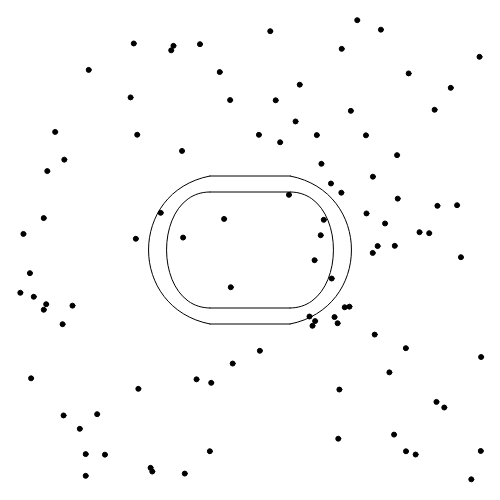
Frame 1 (no input)
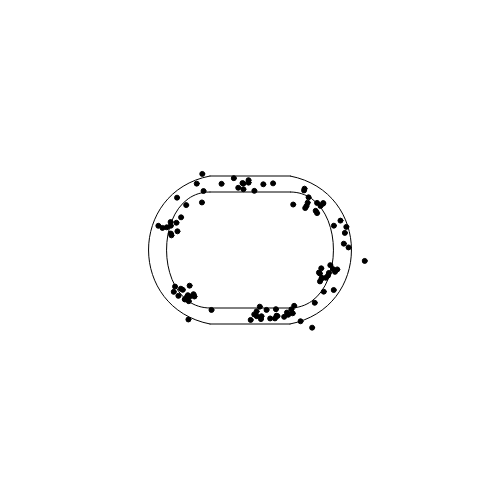
Frame 60 (no input)
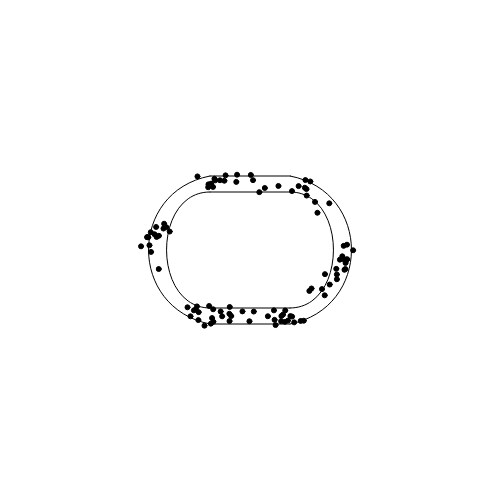
Frame 120 (the mouse pressed at the canvas centre since frame 60)

The p5.js sketch that drew these frames (run headless with seeded random() and noise() and a simulated clock; from frame 60 on, the mouse is pressed at the canvas centre):

// p5.js sketch
// ── sketch.js
let writer =  p5.prototype.createWriter('output.txt');
let stopExec = 0;
writer.write(["humans","neighhbours","array length","density", 
              "speed\n"])
let Scene = {
  w: 500, h : 500, swarm : [], t : 0, racetrack : 0, nr_humans : 100, neighbour_distance : 0,
  neighbours : function (x){
    let r = []
    for (let p of this.swarm){
      if(dist(p.pos.x,p.pos.y,x.x,x.y) <= this.neighbour_distance){
        r.push(p)
      }
    }
    return r
  },
  wrap: function (x){
    if(x.x < 0) x.x += this.w
    if(x.y < 0) x.y += this.h
    if(x.x >= this.w) x.x -= this.w
    if(x.y >= this.h) x.y -= this.h
  }
  
}

class Metrics{
  constructor(){
    this.speedarray = []
    this.densityarray = []
    this.nrhumans = 0
  }
}

class RaceTrack{
  constructor(){
    this.centerpos = createVector(Scene.w/2, Scene.h/2)
    this.circleRadius = 58
    this.lineLength = 80
    this.racetrackHeight = 16
    this.racetrackWidth = 24
    this.width = 1
    let halfLineLength = this.lineLength/2
    
    // Outer Points
    // ===================
    // Left Outer Anchor and Control points
    this.leftUpperOuterAnchor = createVector(this.centerpos.x - halfLineLength, 
                                            this.centerpos.y - this.circleRadius - this.racetrackHeight)
    this.leftUpperOuterControl = createVector(this.centerpos.x - halfLineLength - this.circleRadius - this.racetrackWidth, 
                                              this.centerpos.y - this.circleRadius)
    this.leftLowerOuterControl = createVector(this.centerpos.x - halfLineLength - this.circleRadius - this.racetrackWidth, 
                                              this.centerpos.y + this.circleRadius)
    this.leftLowerOuterAnchor = createVector(this.centerpos.x - halfLineLength, 
                                            this.centerpos.y + this.circleRadius + this.racetrackHeight)
    
    // Right Outer Anchor and Control points
    this.rightUpperOuterAnchor = createVector(this.centerpos.x + halfLineLength, 
                                             this.centerpos.y - this.circleRadius - this.racetrackHeight)
    this.rightUpperOuterControl = createVector(this.centerpos.x + halfLineLength + this.circleRadius + this.racetrackWidth, 
                                               this.centerpos.y - this.circleRadius)
    this.rightLowerOuterControl = createVector(this.centerpos.x + halfLineLength + this.circleRadius + this.racetrackWidth, 
                                               this.centerpos.y + this.circleRadius)
    this.rightLowerOuterAnchor = createVector(this.centerpos.x + halfLineLength, 
                                             this.centerpos.y + this.circleRadius + this.racetrackHeight)
    
    // Inner Points
    // ===================
    // Left Inner Anchor and Control points
    this.leftUpperInnerAnchor = createVector(this.leftUpperOuterAnchor.x, this.leftUpperOuterAnchor.y + this.racetrackHeight)
    this.leftUpperInnerControl = createVector(this.leftUpperOuterControl.x + this.racetrackWidth, 
                                              this.leftUpperOuterControl.y)
    this.leftLowerInnerControl = createVector(this.leftLowerOuterControl.x + this.racetrackWidth, 
                                              this.leftLowerOuterControl.y)
    this.leftLowerInnerAnchor = createVector(this.leftLowerOuterAnchor.x, this.leftLowerOuterAnchor.y - this.racetrackHeight)
    
    // Right Inner Anchor and Control points
    this.rightUpperInnerAnchor = createVector(this.rightUpperOuterAnchor.x, this.rightUpperOuterAnchor.y + this.racetrackHeight)
    this.rightUpperInnerControl = createVector(this.rightUpperOuterControl.x - this.racetrackWidth, 
                                              this.rightUpperOuterControl.y)
    this.rightLowerInnerControl = createVector(this.rightLowerOuterControl.x - this.racetrackWidth, 
                                              this.rightLowerOuterControl.y)
    this.rightLowerInnerAnchor = createVector(this.rightLowerOuterAnchor.x, this.rightLowerOuterAnchor.y - this.racetrackHeight)
  }
  
  draw_track(leftUpperAnchor, leftUpperControl, leftLowerControl, leftLowerAnchor,
             rightUpperAnchor, rightUpperControl, rightLowerControl, rightLowerAnchor){
      // Draw the left half circle of the racetrack
    noFill();
    strokeWeight(this.width);
    bezier(leftUpperAnchor.x, leftUpperAnchor.y,
           leftUpperControl.x, leftUpperControl.y, 
           leftLowerControl.x, leftLowerControl.y,
           leftLowerAnchor.x, leftLowerAnchor.y);

    // Draw the right half circle of the racetrack
    noFill();
    bezier(rightUpperAnchor.x, rightUpperAnchor.y,
       rightUpperControl.x, rightUpperControl.y, 
       rightLowerControl.x, rightLowerControl.y,
       rightLowerAnchor.x, rightLowerAnchor.y);

    // Draw the straight line connecting the half circles
    line(leftUpperAnchor.x, leftUpperAnchor.y, rightUpperAnchor.x, rightUpperAnchor.y);
    line(leftLowerAnchor.x, leftLowerAnchor.y, rightLowerAnchor.x, rightLowerAnchor.y);
    strokeWeight(1);
  }
  
  draw(){
    // Draw inner track
    this.draw_track(this.leftUpperInnerAnchor, this.leftUpperInnerControl, this.leftLowerInnerControl, this.leftLowerInnerAnchor, this.rightUpperInnerAnchor, this.rightUpperInnerControl, this.rightLowerInnerControl, this.rightLowerInnerAnchor)
    // Draw outer track
    this.draw_track(this.leftUpperOuterAnchor, this.leftUpperOuterControl, this.leftLowerOuterControl, this.leftLowerOuterAnchor, this.rightUpperOuterAnchor, this.rightUpperOuterControl, this.rightLowerOuterControl, this.rightLowerOuterAnchor)
  }
}

class Human{
  constructor(){
    this.pos  = createVector (random(0,Scene.w),random(0,Scene.h))
    
    this.dir = p5.Vector.random2D()
    this.tin = 0
    this.tout = 0
    this.speed = 0
    this.density = []
    this.length = 40

  }
  step(){
    let N=0, avg_sin = 0, avg_cos = 0, avg_p = createVector(0,0), avg_d = createVector(0,0)
    for (let n of Scene.neighbours(this.pos)){
      avg_p.add(n.pos)
      if(n != this){
        let away = p5.Vector.sub(this.pos,n.pos)
      away.div(away.magSq())
        avg_d.add(away)
      }
      
      avg_sin += Math.sin(n.dir.heading())
      avg_cos += Math.cos(n.dir.heading())
      N++
    }
    avg_sin /= N; avg_cos /=N; avg_p.div(N); avg_d.div(N); avg_d.mult(30)
    
    let avg_angle = Math.atan2(avg_sin, avg_cos)
    avg_angle += random(-0.25,0.25)
    //this.dir = p5.Vector.fromAngle(avg_angle)
    
    let cohesion = p5.Vector.sub(avg_p, this.pos)
    cohesion.div(10)
    
    let racetrack_force = p5.Vector.sub(this.racetrack_force_vec(Scene.racetrack), this.pos)
    racetrack_force.div(10)
    
    let clockwise_target = this.clockwise_force_vec(Scene.racetrack)
    let clockwise_distance = dist(this.pos.x, this.pos.y, clockwise_target.x, clockwise_target.y)
    let clockwise_force = p5.Vector.sub(clockwise_target, this.pos)
    clockwise_force.div(clockwise_distance)
    clockwise_force.div(10)
    
    this.dir = clockwise_force
    this.dir.add(racetrack_force)
    //ablation study: comment lines below
    this.dir.add(p5.Vector.fromAngle(avg_angle))
    this.dir.add(cohesion)
    this.dir.add(avg_d)
    
    let npos = createVector(0,0) //new position
    npos.add(this.pos)
    npos.add(this.dir)

    let vpos = this.pos //old position
    
    // Crosses starting line
    if (Scene.racetrack.rightLowerOuterAnchor.y + 10 > npos.y && npos.y> Scene.racetrack.rightLowerInnerAnchor.y - 10){
      
      if (vpos.x > Scene.racetrack.rightLowerOuterAnchor.x - Scene.racetrack.lineLength/4 && npos.x < Scene.racetrack.rightLowerOuterAnchor.x - Scene.racetrack.lineLength/4){
            this.tin = Scene.t
            Scene.metrics.nrhumans += 1
      }
    }
    
    // Keep track of density while being in measurement area
    if (Scene.racetrack.rightLowerOuterAnchor.y + 10 > npos.y && npos.y> Scene.racetrack.rightLowerInnerAnchor.y - 10){

      if (Scene.racetrack.rightLowerOuterAnchor.x - Scene.racetrack.lineLength/4 > npos.x && npos.x > Scene.racetrack.leftLowerOuterAnchor.x + Scene.racetrack.lineLength/4){

        this.density.push(Scene.metrics.nrhumans)

      }
    }
    // Checks if spawned within measurement area
    if(this.tin != 0){
      // Crosses ending line
      if (Scene.racetrack.rightLowerOuterAnchor.y + 10 > npos.y && npos.y> Scene.racetrack.rightLowerInnerAnchor.y - 10){
        if (vpos.x > Scene.racetrack.leftLowerOuterAnchor.x + Scene.racetrack.lineLength/4 && npos.x < Scene.racetrack.leftLowerOuterAnchor.x + Scene.racetrack.lineLength/4){

              this.tout = Scene.t
              Scene.metrics.nrhumans -= 1
              this.speed = this.length/(this.tout-this.tin)
              //generate output to plot
              Scene.metrics.speedarray.push(this.speed)
              const sum = this.density.reduce((a, b) => a + b, 0);
              const avg = (sum / this.density.length) || 0;
              let locdensity = avg / this.length
              Scene.metrics.densityarray.push(locdensity)

              //reset speed and density of this particle
              this.speed = 0
              this.density = []
            }
      }
    }
    this.pos.add(this.dir)
    Scene.wrap(this.pos)
  }
  
  draw(){
    fill(0)
    ellipse(this.pos.x, this.pos.y, 5, 5)
  }
  within_rectangle(leftUpper,rightLower){
    return (this.pos.x <= rightLower.x && 
       this.pos.x >= leftUpper.x && 
       this.pos.y <= rightLower.y &&
       this.pos.y >= leftUpper.y)
  }
  
  closest_point_on_curve(anchor1, control1, control2, anchor2){
    let t = 0.5
    let x = bezierPoint(anchor1.x, control1.x, control2.x, anchor2.x, t)
    let y = bezierPoint(anchor1.y, control1.y, control2.y, anchor2.y, t)
    let middlePoint = createVector(x,y)
    let consideredPoints = [createVector(anchor1.x, anchor1.y),
                            createVector(anchor2.x, anchor2.y), middlePoint]
    let distances = []
    for (let i = 0; i<10; i++){
      distances = []
      for (let p of consideredPoints){
        distances.push(dist(this.pos.x,this.pos.y,p.x,p.y))
      }
      if(distances[0] > distances[2]){
        consideredPoints[0] = consideredPoints[1]
        t += t/2
      } else {
        consideredPoints[2] = consideredPoints[1]
        t -= t/2
      }
      x = bezierPoint(anchor1.x, control1.x, control2.x, anchor2.x, t)
      y = bezierPoint(anchor1.y, control1.y, control2.y, anchor2.y, t)
      consideredPoints[1] = createVector(x,y)
    }
    let minDistIdx = distances.reduce((iMin, x, i, arr) => x < arr[iMin] ? i : iMin, 0)
    return [consideredPoints[minDistIdx], distances[minDistIdx]]
  }
  
  get_min_dist_to_curves(anchor1outer, control1outer, 
                         control2outer, anchor2outer,
                         anchor1inner, control1inner,
                         control2inner, anchor2inner){
    let [minDistPtOuter, minDistOuter] = this.closest_point_on_curve(anchor1outer, control1outer,
                            control2outer,anchor2outer)
    let [minDistPtInner, minDistInner] = this.closest_point_on_curve(anchor1inner, control1inner,
                                                                       control2inner, anchor2inner)
    return [minDistInner, minDistPtInner, minDistOuter, minDistPtOuter]
  }

  racetrack_force_vec(racetrack){
    
    // If within top or bottom rectangle, do not add directional force
        if(this.within_rectangle(racetrack.leftUpperOuterAnchor,racetrack.rightUpperInnerAnchor) ||
      this.within_rectangle(racetrack.leftLowerInnerAnchor,racetrack.rightLowerOuterAnchor)){
      return createVector(this.pos.x, this.pos.y)
    } 
    // If right of the rectangles
    if(this.pos.x >= racetrack.rightUpperOuterAnchor.x){
      let [minDistInner, minDistPtInner, minDistOuter, minDistPtOuter] = this.get_min_dist_to_curves(racetrack.rightUpperOuterAnchor,
                            racetrack.rightUpperOuterControl, 
                            racetrack.rightLowerOuterControl,
                            racetrack.rightLowerOuterAnchor,
                            racetrack.rightUpperInnerAnchor,
                            racetrack.rightUpperInnerControl,
                            racetrack.rightLowerInnerControl,
                            racetrack.rightLowerInnerAnchor)
      // If within curve, return current position
      if(minDistInner <= racetrack.racetrackWidth*1.5 &&
        minDistOuter <= racetrack.racetrackWidth*1.5){
        return createVector(this.pos.x, this.pos.y)
      } else {
        // Else return clostest point of closest curve 
        minDistPtOuter.x -= racetrack.racetrackWidth
        minDistPtInner.x += racetrack.racetrackWidth
        return ((minDistInner > minDistOuter) ? minDistPtOuter : minDistPtInner)
      }
    }
    // If left of the rectangles
    if(this.pos.x <= racetrack.leftUpperOuterAnchor.x){
      let [minDistInner, minDistPtInner, minDistOuter, minDistPtOuter] = this.get_min_dist_to_curves(racetrack.leftLowerOuterAnchor,
                            racetrack.leftLowerOuterControl, 
                            racetrack.leftUpperOuterControl,
                            racetrack.leftUpperOuterAnchor,
                            racetrack.leftLowerInnerAnchor,
                            racetrack.leftLowerInnerControl,
                            racetrack.leftUpperInnerControl,
                            racetrack.leftUpperInnerAnchor)
      // If within curve, return current position
      if(minDistInner <= racetrack.racetrackWidth*1.5 &&
        minDistOuter <= racetrack.racetrackWidth*1.5){
        return createVector(this.pos.x, this.pos.y)
      } else {
        // Else return clostest point of closest curve 
        minDistPtOuter.x += racetrack.racetrackWidth
        minDistPtInner.x -= racetrack.racetrackWidth
        return ((minDistInner > minDistOuter) ? minDistPtOuter : minDistPtInner)
      }
    }
    // Above top rectangle
    if(this.pos.y < racetrack.leftUpperOuterAnchor.y){
      return createVector(this.pos.x, racetrack.leftUpperOuterAnchor.y)
    }
    // Below bottom rectangle
    if(this.pos.y > racetrack.leftLowerOuterAnchor.y){
      return createVector(this.pos.x, racetrack.leftLowerOuterAnchor.y)
    }
    // Between rectangles
    if(this.pos.y > racetrack.leftUpperInnerAnchor.y && 
       this.pos.y < racetrack.leftLowerInnerAnchor.y){
      let upperDist = this.pos.y - racetrack.leftUpperInnerAnchor.y
      let lowerDist = racetrack.leftLowerInnerAnchor.y - this.pos.y
      return createVector(this.pos.x,
                         (upperDist > lowerDist) ?
                          racetrack.leftLowerInnerAnchor.y : 
                          racetrack.leftUpperInnerAnchor.y)
    }
  }
  
  clockwise_force_vec(racetrack){
    // Force to top if left of left-most anchor
    if(this.pos.x <= racetrack.leftUpperOuterAnchor.x) {
      // Force towards the control point
      if(this.pos.y >= racetrack.centerpos.y){
        return createVector(racetrack.leftUpperOuterControl.x+racetrack.racetrackWidth, 
                            racetrack.centerpos.y)
      } else // Force towards top from control point
      {
        return createVector(racetrack.leftUpperOuterAnchor.x, 
                              racetrack.leftUpperOuterAnchor.y+racetrack.racetrackHeight/2)
      }
    }
    // Force to bottom if right of right-most anchor
    if(this.pos.x >= racetrack.rightLowerOuterAnchor.x) {
      // Force towards the control point
      if(this.pos.y <= racetrack.centerpos.y){
        return createVector(racetrack.rightUpperOuterControl.x-racetrack.racetrackWidth, 
                            racetrack.centerpos.y)
      } else // Force towards bottom from control point
      {
        return createVector(racetrack.rightLowerOuterAnchor.x, 
                            racetrack.rightLowerOuterAnchor.y-racetrack.racetrackHeight/2)
      }
    }
      
    // Force to right, if above centerpos
    if(this.pos.y <= racetrack.centerpos.y){
      return createVector(racetrack.rightUpperOuterAnchor.x, this.pos.y)
    }
    // Force to left, if below centerpos
    if(this.pos.y >= racetrack.centerpos.y){
      return createVector(racetrack.leftUpperOuterAnchor.x, this.pos.y)
    }
  }
}


function setup() {
  createCanvas(Scene.w, Scene.h);
  Scene.racetrack = new RaceTrack();
  Scene.metrics = new Metrics();
  for (let i = 0; i<Scene.nr_humans; i++){
    Scene.swarm.push(new Human())
  }
}

function draw() {
  if(stopExec){
      throw new Error('End of observation')
  }
  background(220);
  clear()
  // Increase iteration counter for output
  Scene.t += 1
  
  for ( let p of Scene.swarm){
    p.step()
    p.draw()    
  }
  // Draw racetrack
  Scene.racetrack.draw()
}

function getStandardDeviation (array) {
  const n = array.length
  const mean = array.reduce((a, b) => a + b) / n
  return Math.sqrt(array.map(x => Math.pow(x - mean, 2)).reduce((a, b) => a + b) / n)
}

function getAvg(array){
  let sum = array.reduce((a, b) => a + b, 0)
  return (sum / array.length) || 0
}

const Interval = setInterval(restart, 10000);
setTimeout(write, 100000);

function restart() {
  writer.write([Scene.nr_humans, ""])
  writer.write([Scene.neighbour_distance, ""])
  writer.write([Scene.metrics.densityarray.length, ""])
  
  writer.write([Scene.metrics.densityarray, ""])

  writer.write([Scene.metrics.speedarray + "\n"])
  
  Scene.swarm = []
  Scene.nr_humans += 0
  Scene.neighbour_distance +=5
  setup(); // Call setup() function to restart the simulation
}

function write(){
  // close the PrintWriter and save the file
  writer.close();
  clearInterval(Interval);
  stopExec = 1;
}
